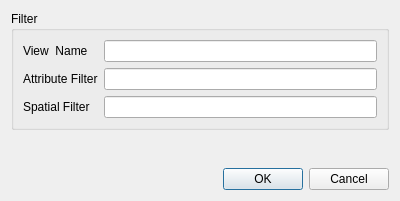
<?xml version="1.0" encoding="UTF-8"?>
<ui version="4.0">
 <class>GUIFilter</class>
 <widget class="QDialog" name="GUIFilter">
  <property name="geometry">
   <rect>
    <x>0</x>
    <y>0</y>
    <width>400</width>
    <height>201</height>
   </rect>
  </property>
  <property name="windowTitle">
   <string>Dialog</string>
  </property>
  <layout class="QVBoxLayout" name="verticalLayout">
   <item>
    <widget class="QGroupBox" name="groupBox">
     <property name="title">
      <string>Filter</string>
     </property>
     <layout class="QGridLayout" name="gridLayout_2">
      <item row="0" column="0">
       <layout class="QGridLayout" name="gridLayout">
        <item row="2" column="0">
         <widget class="QLabel" name="label_3">
          <property name="text">
           <string>Spatial Filter</string>
          </property>
         </widget>
        </item>
        <item row="0" column="0">
         <widget class="QLabel" name="label">
          <property name="text">
           <string>View  Name</string>
          </property>
         </widget>
        </item>
        <item row="1" column="0">
         <widget class="QLabel" name="label_2">
          <property name="text">
           <string>Attribute Filter</string>
          </property>
         </widget>
        </item>
        <item row="0" column="1">
         <widget class="QLineEdit" name="lineViewEdit"/>
        </item>
        <item row="1" column="1">
         <widget class="QLineEdit" name="line_attributeFilter"/>
        </item>
        <item row="2" column="1">
         <widget class="QLineEdit" name="lineEdit_spatialFilter"/>
        </item>
       </layout>
      </item>
     </layout>
    </widget>
   </item>
   <item>
    <spacer name="verticalSpacer">
     <property name="orientation">
      <enum>Qt::Vertical</enum>
     </property>
     <property name="sizeHint" stdset="0">
      <size>
       <width>20</width>
       <height>40</height>
      </size>
     </property>
    </spacer>
   </item>
   <item>
    <widget class="QDialogButtonBox" name="buttonBox">
     <property name="orientation">
      <enum>Qt::Horizontal</enum>
     </property>
     <property name="standardButtons">
      <set>QDialogButtonBox::Cancel|QDialogButtonBox::Ok</set>
     </property>
    </widget>
   </item>
  </layout>
 </widget>
 <resources/>
 <connections>
  <connection>
   <sender>buttonBox</sender>
   <signal>accepted()</signal>
   <receiver>GUIFilter</receiver>
   <slot>accept()</slot>
   <hints>
    <hint type="sourcelabel">
     <x>248</x>
     <y>254</y>
    </hint>
    <hint type="destinationlabel">
     <x>157</x>
     <y>274</y>
    </hint>
   </hints>
  </connection>
  <connection>
   <sender>buttonBox</sender>
   <signal>rejected()</signal>
   <receiver>GUIFilter</receiver>
   <slot>reject()</slot>
   <hints>
    <hint type="sourcelabel">
     <x>316</x>
     <y>260</y>
    </hint>
    <hint type="destinationlabel">
     <x>286</x>
     <y>274</y>
    </hint>
   </hints>
  </connection>
 </connections>
</ui>
